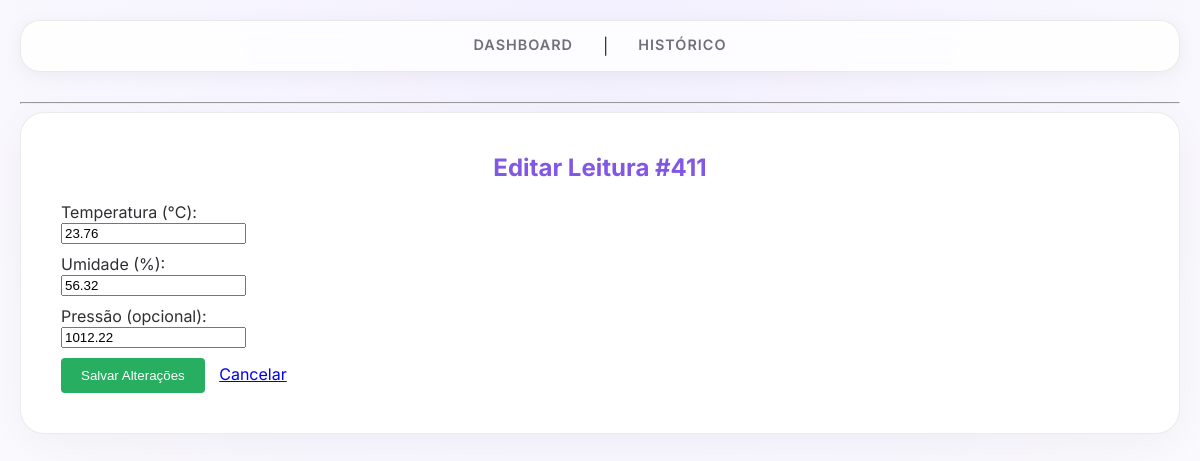
Page /leituras/411 on the committed database.
### tables this page shows
CREATE TABLE leituras (
    id INTEGER PRIMARY KEY AUTOINCREMENT,
    temperatura REAL NOT NULL,
    umidade REAL NOT NULL,
    pressao REAL,
    localizacao TEXT DEFAULT 'Lab',
    timestamp DATETIME DEFAULT (datetime('now', 'localtime'))
);

### app.py (the view)
@app.route('/leituras/<int:id>', methods=['GET'])
def detalhe(id):
    leitura = database.buscar_leitura(id)
    if not leitura: return "Não encontrado", 404
    return render_template('editar.html', leitura=leitura)

### database.py (called while the page is built)
def get_db_connection():
    conn = sqlite3.connect(DATABASE, timeout=10) # [cite: 130]
    conn.execute('PRAGMA journal_mode=WAL')      # [cite: 131]
    conn.execute('PRAGMA busy_timeout=5000')     # [cite: 132]
    conn.row_factory = sqlite3.Row               # [cite: 133]
    return conn

def buscar_leitura(id):
    conn = get_db_connection()
    leitura = conn.execute('SELECT * FROM leituras WHERE id = ?', (id,)).fetchone()
    conn.close()
    return leitura

### templates/editar.html
{% extends 'base.html' %}
{% block content %}
<h2>Editar Leitura #{{ leitura.id }}</h2>
<form action="/leituras/{{ leitura.id }}" method="POST">
    <div style="margin-bottom: 10px;">
        <label>Temperatura (°C):</label><br>
        <input type="number" step="0.1" name="temperatura" value="{{ leitura.temperatura }}" required>
    </div>
    <div style="margin-bottom: 10px;">
        <label>Umidade (%):</label><br>
        <input type="number" step="0.1" name="umidade" value="{{ leitura.umidade }}" required>
    </div>
    <div style="margin-bottom: 10px;">
        <label>Pressão (opcional):</label><br>
        <input type="number" step="0.01" name="pressao" value="{{ leitura.pressao }}">
    </div>
    <button type="submit" style="background: #27ae60; color: white; border: none; padding: 10px 20px; cursor: pointer; border-radius: 4px;">
        Salvar Alterações
    </button>
    <a href="/leituras" style="margin-left: 10px;">Cancelar</a>
</form>
{% endblock %}

### static/css/style.css (style rules this page uses)
:root { --primary-purple: #8257e5; --secondary-purple: #6c5ce7; --bg-light: #fdfdfd; --card-bg: #ffffff; --text-main: #2e2e33; --text-support: #70707c; --border-soft: rgba(0, 0, 0, 0.08); }
body { font-family: 'Inter', sans-serif; background-color: var(--bg-light); color: var(--text-main); margin: 0; padding: 20px; background-image: radial-gradient(circle at 50% 0%, #f3f0ff 0%, #fdfdfd 100%); min-height: 100vh; }
h2 { font-weight: 700; color: var(--primary-purple); margin-top: 0; text-align: center; }

### rows in the picture
leituras: id "411", temperatura "23.76", umidade "56.32", pressao "1012.22"
